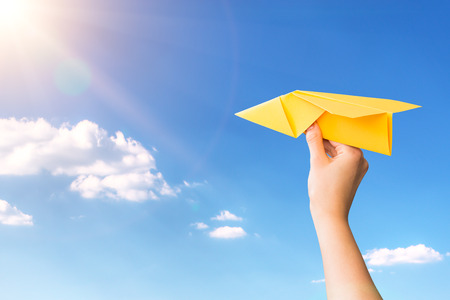
%> input picture image.jpg, 450 x 300 px
$ octave Script_comparaison_ImageOriginaleImageEgalisee.m   (GNU Octave 9; MATLAB toolbox functions it lacks are replaced by stand-ins)
%> lines starting %> are read from the running program, lines starting %| are printed output that depends on the picture
### imageToGris.m
function imgGris = imageToGris(img)
    % La fonction prend la matrice de l'image comme parametre
    % La matrice img est une matrice de 3 dimension

    % imgRed represente le canal rouge de la matrice img
    imgRed=img(:,:,1);
    % imgGreen represente le canal du vert de la matrice img
    imgGreen=img(:,:,2);
    % imgBlue represente le canal du bleu de la matrice img
    imgBlue=img(:,:,3);
    % En appliquant la formule suivante, on obtient la matrice de l'image
    % au niveau du gris
    imgGris= imgRed/3 + imgGreen/3 + imgBlue/3 ;
end

### egalisationImage.m
function ImgEga = egalisationImage(MatImgNB)
     % La fonction retourne la matrice égalisée de la matrice MatImgNb
     % qui represente la matrice de l'image au niveau de gris
     % La fonction fait appel à la fonction histogramme
     [lin, col] = size(MatImgNB);
     ImgEga = zeros(lin,col);
     histImgVec = histogramme(MatImgNB);
     for i = 1:lin
        for j = 1:col
             ImgEga(i,j)=(255/(lin*col))*(sum((histImgVec(1:MatImgNB(i,j)+1))));
        end
     end
     ImgEga = uint8(ImgEga);
end

### histogramme.m
function hist_axis = histogramme(MatImgNb)
    % La fonction retourne uu vecteur de taille 256
    % Le vecteur hist_axis contient les effectifs de chaque niveau de gris
    % MatImgNb est la matrice de l'image au niveau de gris
    [lin, col ] = size(MatImgNb);
    hist_axis=zeros(1,256);
    for i=1:lin
        for j=1:col
            hist_axis(MatImgNb(i,j)+1)=hist_axis(MatImgNb(i,j)+1)+1;
        end
    end
end

### Script_comparaison_ImageOriginaleImageEgalisee.m
% Ce script nous permet de comparer
% L'image au niveau de niveau de gris et l'image 間alis閑
% Ainsi que leurs histogrammes

img = imread('image.jpg');
%> img is the input picture: size 300x450x3 uint8; mean R, G, B 148.9, 182.7, 216.3
imgNiveauGris = imageToGris(img);
%> in imageToGris, `imgRed=img(:,:,1);`:
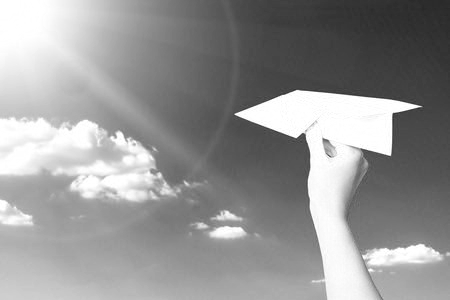
%> imgRed: size 300x450 uint8; min 40, max 255, mean 148.9
%> in imageToGris, `imgGreen=img(:,:,2);`:
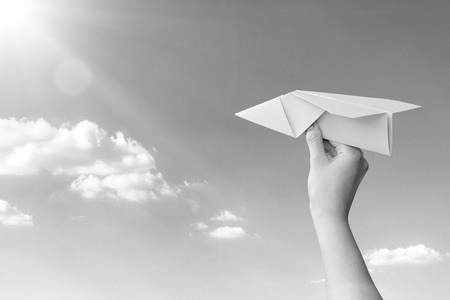
%> imgGreen: size 300x450 uint8; min 18, max 255, mean 182.7
%> in imageToGris, `imgBlue=img(:,:,3);`:
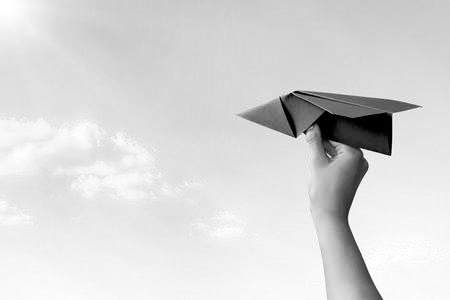
%> imgBlue: size 300x450 uint8; min 0, max 255, mean 216.3
%> in imageToGris, `imgGris= imgRed/3 + imgGreen/3 + imgBlue/3 ;`:
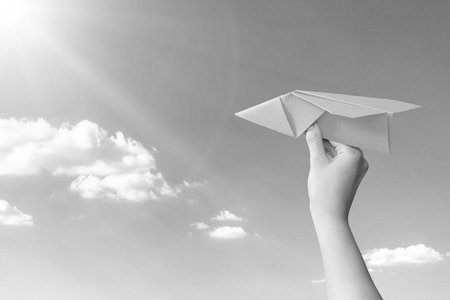
%> imgGris: size 300x450 uint8; min 42, max 255, mean 182.7
imgEgalisee = egalisationImage(imgNiveauGris);
%> after the loop in histogramme, `for i=1:lin`: hist_axis = 256 values, max 2037 at index 211, min 0 at index 1, mean 527.3
%> in egalisationImage, `histImgVec = histogramme(MatImgNB);`: histImgVec has the same summary as hist_axis in histogramme
%> after the loop in egalisationImage, `for i = 1:lin`:
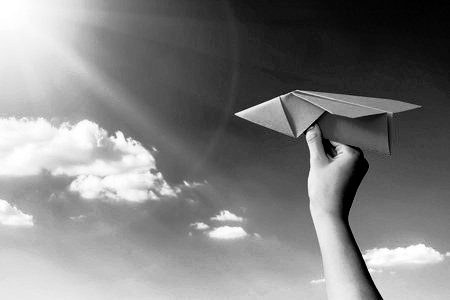
%> ImgEga: size 300x450 double; min 0.00189, max 255, mean 128.6

histImgGris = histogramme(imgNiveauGris);
%> histImgGris has the same summary as hist_axis in histogramme
histImgEga  = histogramme(imgEgalisee);
%> histImgEga = 256 values, max 2037 at index 198, min 0 at index 8, mean 527.3

subplot(2,2,1), imshow(imgNiveauGris),title('Image ');
subplot(2,2,2), bar(histImgGris),title('Histogramme image');

subplot(2,2,3), imshow(imgEgalisee),title('Image Egalis閑');
subplot(2,2,4), bar(histImgEga),title('Histogramme image egalis閑');
%> after `title('Histogramme image egalis閑')`:
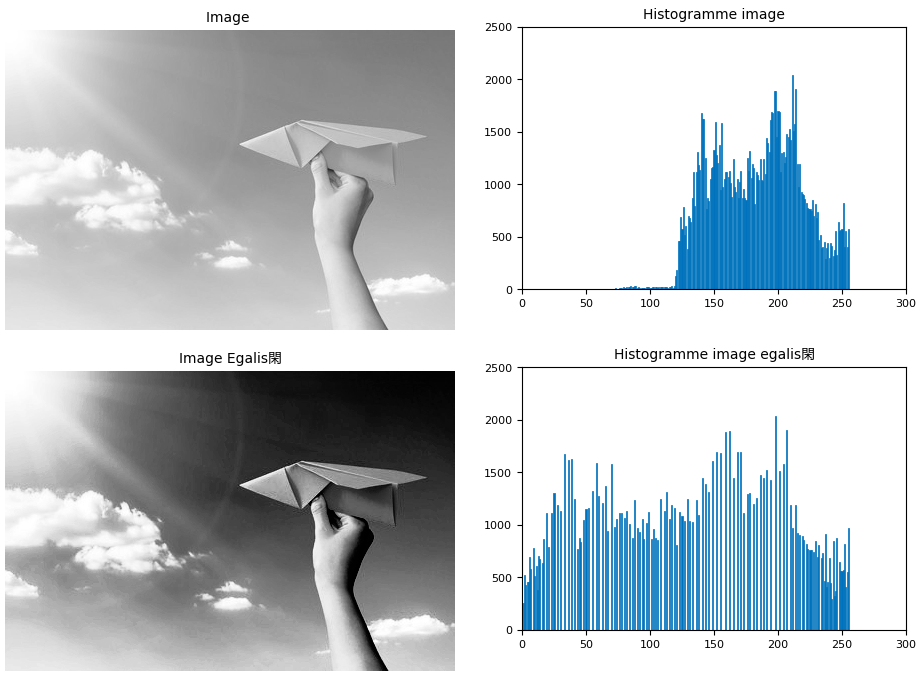
%> figure redrawn from the program's plot data, 4 panels

$ run again, with test3.jpg copied over image.jpg
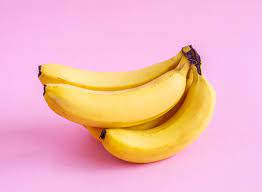
%> input picture test3.jpg, 262 x 192 px
%> img is the input picture: size 192x262x3 uint8; mean R, G, B 243, 184.5, 189.2
%> after the loop in histogramme, `for i=1:lin`: hist_axis = 256 values, max 4433 at index 229, min 0 at index 1, mean 196.5
%> histImgVec has the same summary as hist_axis in histogramme
%> after the loop in egalisationImage, `for i = 1:lin`:
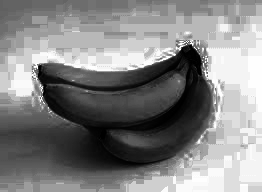
%> ImgEga: size 192x262 double; min 0.00507, max 255, mean 132.3
%> histImgGris has the same summary as hist_axis in histogramme
%> histImgEga = 256 values, max 4433 at index 208, min 0 at index 55, mean 196.5
%> `title('Histogramme image egalis閑')`:
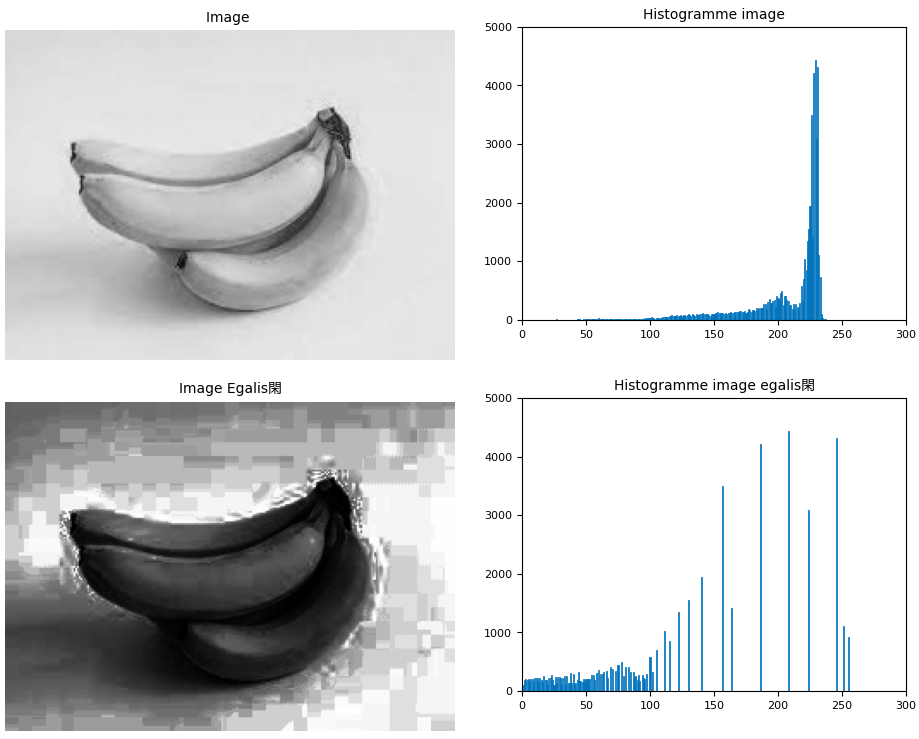
%> figure redrawn from the program's plot data, 4 panels
